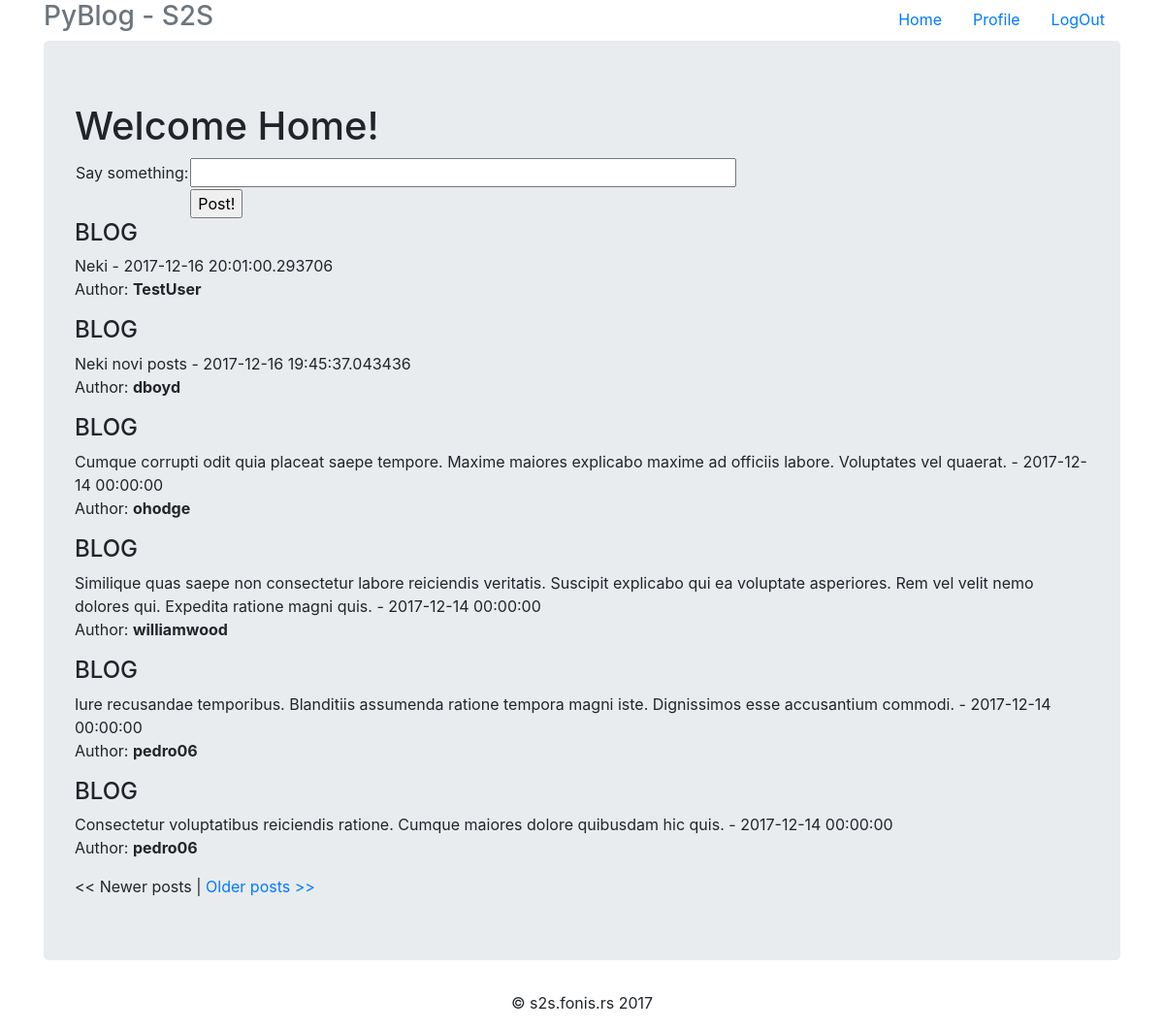
The page /home (signed in) on the database its author committed.
### app/models.py (models this page shows, shortened)
class Post(db.Model):
    __tablename__ = 'post'
    id = db.Column(db.Integer, primary_key=True)
    body = db.Column(db.String())
    timestamp = db.Column(db.DateTime)
    user_id = db.Column(db.Integer, db.ForeignKey('user.id'))

class User(UserMixin, db.Model):
    __tablename__ = 'user'
    id = db.Column(db.Integer, primary_key=True)
    username = db.Column(db.String(length=64), unique=True, index=True)
    password_hash = db.Column(db.String(length=128))
    email = db.Column(db.String(length=128))
    about_me = db.Column(db.String(length=128))
    last_seen = db.Column(db.DateTime)
    posts = db.relationship('Post', backref='user', lazy='dynamic')
    @property
    def password(self):
        raise AttributeError('password is not a readable attribute')

### app/views.py (the view, shortened to what this page needs)
@app.route("/home", methods=['GET', 'POST'])
@app.route("/home/<int:page>", methods=['GET', 'POST'])
@login_required
def home(page=1):
    if not g.user.is_authenticated:
        return render_template(url_for('index'))
    form = PostForm()
    posts = Post.query.order_by(Post.timestamp.desc()).paginate(page, 6, False)
    return render_template('home.html', form=form, posts=posts)

### app/forms.py
class PostForm(FlaskForm):
    post = StringField('post', validators=[DataRequired()])

### app/models.py (called while the page is built)
@lm.user_loader
def load_user(id):
    return User.query.get(int(id))

### app/views.py (called while the page is built)
@app.before_request
def before_request():
    g.user = current_user
    if g.user.is_authenticated:
        g.user.last_seen = datetime.now()
        db.session.add(g.user)
        db.session.commit()

### app/templates/home.html (shortened to what this page needs)
{% extends 'base.html'%}
{% block container %}
{% include '_header.html' %}
    <div class="jumbotron">
        <h1>Welcome Home!</h1>
        <form action="" method="post" name="post">
            <table>
                <tr>
                    <td>Say something:</td>
                    <td>{{ form.post(size=50, maxlength=200) }}</td>
                    <td>
                    </td>
                </tr>
                <tr>
                    <td></td>
                    <td><input type="submit" value="Post!"></td>
                    <td></td>
                </tr>
            </table>
        </form>
        <div class="row marketing">
            <div class="col-lg-12">
                {% for p in posts.items %}
                    {% include '_post.html' %}
                {% endfor %}
                {% if posts.has_prev %}<a href="{{ url_for('home', page=posts.prev_num) }}">&lt;&lt; Newer posts</a>
                {% else %}&lt;&lt; Newer posts {% endif %} |
                {% if posts.has_next %}<a href="{{ url_for('home', page=posts.next_num) }}">Older posts &gt;&gt;</a>
                {% else %}Older posts &gt;&gt;{% endif %}
            </div>
        </div>
    </div>
{% include '_footer.html' %}
{% endblock %}

### app/templates/_post.html
                <h4>BLOG</h4>
                <p>{{ p.body }} - {{ p.timestamp }} <br>
                    Author: <b>{{ p.user.username }}</b></p>

### rows shown on the page
Post: body "Neki", timestamp "2017-12-16 20:01:00.293706", user.username "TestUser"
Post: body "Neki novi posts", timestamp "2017-12-16 19:45:37.043436", user.username "dboyd"
Post: body "Cumque corrupti odit quia placeat saepe tempore. Maxime maiores explicabo maxime ad officiis labore. Voluptates vel quaerat.", timestamp "2017-12-14 00:00:00", user.username "ohodge"
Post: body "Similique quas saepe non consectetur labore reiciendis veritatis. Suscipit explicabo qui ea voluptate asperiores. Rem vel velit nemo dolores qui. Expedita ratione magni quis.", timestamp "2017-12-14 00:00:00", user.username "williamwood"
Post: body "Iure recusandae temporibus. Blanditiis assumenda ratione tempora magni iste. Dignissimos esse accusantium commodi.", timestamp "2017-12-14 00:00:00", user.username "pedro06"
Post: body "Consectetur voluptatibus reiciendis ratione. Cumque maiores dolore quibusdam hic quis.", timestamp "2017-12-14 00:00:00", user.username "pedro06"
